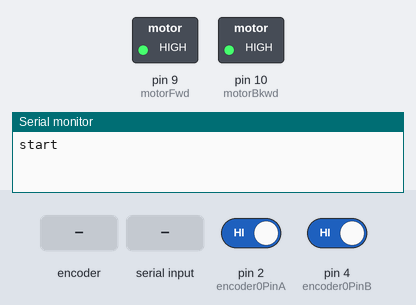
The sketch below on a simulated Arduino Uno, built with avr-gcc and run on an emulated ATmega328P. Shown: switched loads named in the sketch (green lamp = pin HIGH), the last lines printed to the serial monitor. The test bench sets the inputs (shaded band); at power-on: pin 2 (encoder0PinA) HIGH, pin 4 (encoder0PinB) HIGH.

Above: at 1.2 s.
1.3 s: rotary encoder on pin 2 (encoder0PinA) / pin 4 (encoder0PinB) turned 1 step (first pin leading)
At 4.3 s:
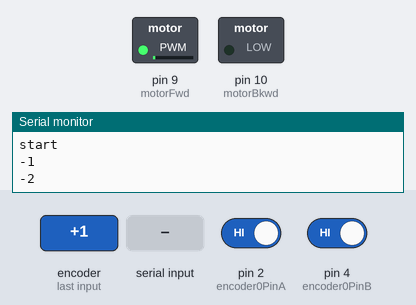
4.5 s: "h90\n" received over Serial
At 5.55 s:
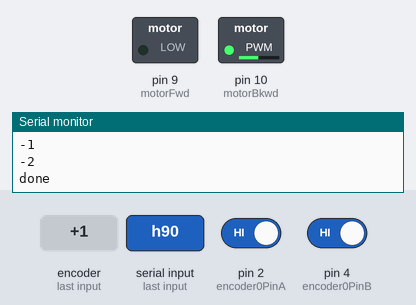
7.1 s: "p90\n" received over Serial
At 9.3 s:
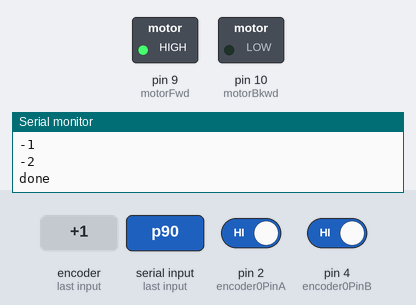
9.8 s: "p,45\n" received over Serial
At 11.3 s:
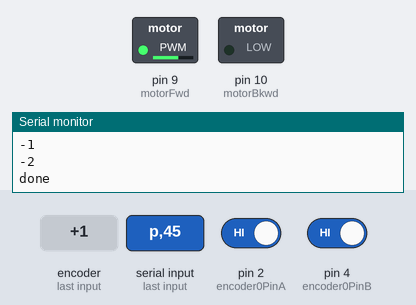
Timing chart, 0 to 12.8 s (numbered marks = the images above; inputs shaded):
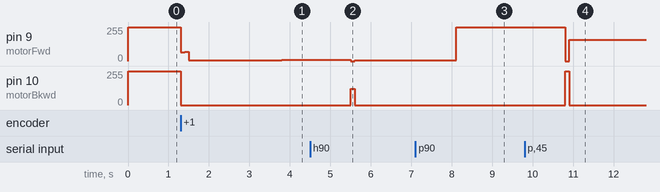

Measured:
- after the input at 1.3 s, pin 9 (motorFwd): 255/255 → 66/255 at once, → 68/255 0.10 s later, → 5/255 0.10 s later, → 7/255 1.0 s later, … (5 changes in this stretch); pin 10 (motorBkwd): 255/255 → 0/255 at once
- after the input at 4.5 s, pin 10 (motorBkwd): 0/255 → 123/255 after 1.0 s, → 0/255 0.10 s later
- after the input at 7.1 s, pin 9 (motorFwd): 5/255 → 255/255 after 1.0 s, → 252/255 0.10 s later, → 255/255 0.10 s later
- after the input at 9.8 s, pin 9 (motorFwd): 255/255 → 0/255 after 1.0 s, → 160/255 0.10 s later; pin 10 (motorBkwd): 0/255 → 255/255 after 1.0 s, → 0/255 0.10 s later

The sketch:

Arduino_Firmware.ino
```cpp
#include <Time.h>
#include <TimeLib.h>

/* Send a "s" followed by a value between -100 and 100 to turn motor by speed
 *  Send a "p" followed by a value between -399 and 399 to move to a position
 *  Send a "h" to set the current position to home
 *  Send a "g" to get the current Position, returned as an int + "\n"
 *  Returns a "done\n" when a p-move is complete
 */

#define encoder0PinA  2
#define encoder0PinB  4

const int motorBkwd =  10;
const int motorFwd = 9;

int mSpeed = 0;
int pos = 0;

int controller_I = 0;
int last_err = 0;

boolean isForward = false;

volatile int encoder0Pos = 0;
float lastTime;
float lastPos;
char input[6];

void setup() {
  pinMode(encoder0PinA, INPUT);
  digitalWrite(encoder0PinA, HIGH);       // turn on pullup resistor
  pinMode(encoder0PinB, INPUT);
  digitalWrite(encoder0PinB, HIGH);       // turn on pullup resistor

  pinMode(motorFwd, OUTPUT);
  pinMode(motorBkwd, OUTPUT);
  analogWrite(motorFwd, 0);
  analogWrite(motorBkwd, 0);

  attachInterrupt(0, doEncoder, CHANGE);  // encoder pin on interrupt 0 - pin 2
  Serial.begin (9600);
  Serial.println("start");
  lastTime = millis();
}

void loop(){
  if (Serial.available() > 0){
    (Serial.readString()).toCharArray(input, sizeof(input));
    if(input[0] == 's'){
      String percent = String(input);
      mSpeed = (percent.substring(1)).toInt();
      doDrive();
    }
    else if(input[0] == 'p'){
      String percent = String(input);
      pos = (percent.substring(1)).toInt();
    }
    else if(input[0] == 'h'){
      mSpeed = 0;
      doDrive();
      encoder0Pos = 0;
      Serial.println("done");
    }
    else if(input[0] == '0'){
      mSpeed = 0;
      doDrive();
    }
    else if(input[0] = 'g'){
      if(encoder0Pos <= -400){
        encoder0Pos = 0 - (encoder0Pos % 400);
      }
      else{
        encoder0Pos %= 400;
      }
      Serial.println(String(encoder0Pos));
    }
  }
  doMove();
}

void doEncoder() {
  if (digitalRead(encoder0PinA) == digitalRead(encoder0PinB)) {
    encoder0Pos++;
  }
  else {
    encoder0Pos--;
  }
  Serial.println(encoder0Pos);
}

void doDrive(){
  mSpeed = map(mSpeed, -100, 100, -255, 255);
  if(mSpeed > 0 && mSpeed <= 255){
    analogWrite(motorFwd, mSpeed);
    analogWrite(motorBkwd, 0);
    isForward = true;
  }
  else if(mSpeed < 0 && mSpeed >= -255){
    analogWrite(motorFwd, 0);
    analogWrite(motorBkwd, abs(mSpeed));
    isForward = false;
  }
  else if(mSpeed == 0){
    analogWrite(motorFwd, 255);
    analogWrite(motorBkwd, 255);
    isForward = false;
  }
}

void doMove(){
  if(pos < 0){
    pos = 0 - (pos % 400);
  }
  else{
    pos %= 400;
  }
  /*
  if((encoder0Pos - pos < 0)){
    mSpeed = 100;
  }
  else if(encoder0Pos - pos > 0){
    mSpeed = -100;
  }
  else{
    mSpeed = 0;
    if(encoder0Pos <= -400){
      encoder0Pos = -1 * (encoder0Pos % 400);
    }
    else{
      encoder0Pos %= 400;
    }
  }*/
  int err = pos - encoder0Pos;
  controller_I += err;
  int D = err - last_err;
  last_err = err;

  const int P_GAIN = 1;
  const int I_DIVISOR = 25;
  const int D_GAIN = 25;

  int tspeed = P_GAIN*err +  D_GAIN*D + (controller_I / I_DIVISOR);
  // +

  mSpeed = min(100, max(-100, tspeed));
  doDrive();
  delay(100);
  /*if(encoder0Pos != pos){
    doMove(pos);
  }*/
}

float getSpeed(){
  float currentTime = millis();
  float currentPos = encoder0Pos;
  float currentSpeed;
  if(currentTime != lastTime){
    currentSpeed = ((abs(currentPos - lastPos)) / (abs(currentTime - lastTime)));
    lastTime = currentTime;
    lastPos = currentPos;
  }
  return currentSpeed;
}
```
